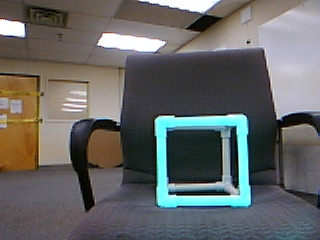
#> input picture TestImages/cube-green3.jpeg, 320 x 240 px
$ python find_spring.py TestImages/cube-green3.jpeg TestImages/cube-green5.jpeg
#> lines starting #> are read from the running program, lines starting #| are printed output that depends on the picture; after the words box and inside, x2 and y2 are one past the last pixel; in counts of white or black regions, pixels touching at a corner belong together
#> further down, image1 is the input picture: shape (240, 320, 3); mean B, G, R 101.1, 102.3, 100.9
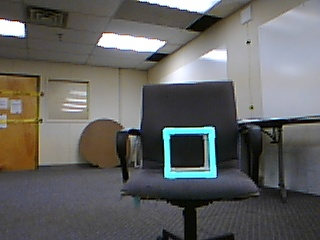
#> input picture TestImages/cube-green5.jpeg, 320 x 240 px
#> further down, image2 is the input picture: shape (240, 320, 3); mean B, G, R 98, 99.5, 99.5
import sys

import cv2
import numpy as np

#Get the reference contour from the image
def ref_contour(image):
    ref_gray = cv2.cvtColor(image, cv2.COLOR_BGR2GRAY)
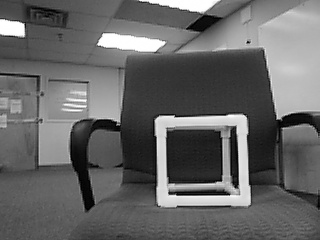
#> ref_gray: shape (240, 320); min 0, max 255, mean 101.7
    #Change threshold if it's not finding correct contour or finding too many
    ret, thresh = cv2.threshold(ref_gray, 127, 255, 0)
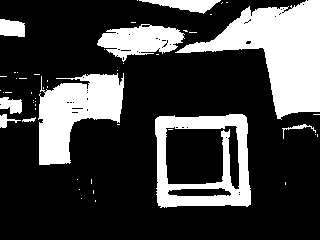
#> thresh: shape (240, 320); 26% white; 52 white regions (42 under 20 px)
    #Find all contours in image (within threshold)
    contours, hierarchy = cv2.findContours(thresh, 1, 2)
#> contours = 99 contours, 84 with area under 20; largest, box (x1, y1, x2, y2) and area: (155, 114, 251, 208) 8116, (175, 0, 320, 120) 7288, (38, 73, 124, 165) 4394, (165, 125, 240, 190) 3786, (97, 24, 185, 62) 1872
    #Get required contour using an area ratio, ensuring only getting the non image
    #boundary contours
    for contour in contours:
        area = cv2.contourArea(contour)
        img_area = image.shape[0] * image.shape[1]
        if(0.05 < area/float(img_area) < 0.8):
            return contour
#> this loop made 23 passes
#> area on passes 7, 18, 19, 21, 23: 453, 3786.5, 44.5, 23.5, 8116.5
#> `ref_contour = ref_contour(image1)`: ref_contour = contour of 72 points, box (x1, y1, x2, y2) (155, 114, 251, 208), area 8116
    #Get all contours
def get_contours(image):
    ref_gray = cv2.cvtColor(image, cv2.COLOR_BGR2GRAY)
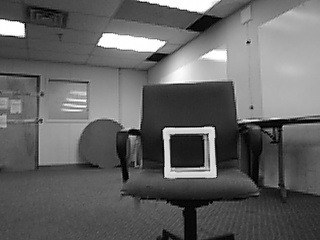
#> ref_gray: shape (240, 320); min 0, max 255, mean 99.3
    ret, thresh = cv2.threshold(ref_gray, 127, 255, 0)
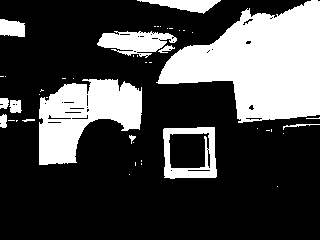
#> thresh: shape (240, 320); 27.9% white; 45 white regions (32 under 20 px)
    contours, hierarchy = cv2.findContours(thresh, 1,2)
#> contours = 87 contours, 62 with area under 20; largest, box (x1, y1, x2, y2) and area: (156, 0, 320, 123) 11735, (39, 79, 142, 165) 5275, (163, 127, 217, 179) 2499, (168, 132, 210, 169) 1297, (97, 31, 177, 58) 1174
    return contours
if __name__ == '__main__' :
    #Reference image
    image1 = cv2.imread(sys.argv[1])
    #Image to look for spring within
    image2 = cv2.imread(sys.argv[2])
    #Get reference contour
    ref_contour = ref_contour(image1)
    #Get the reference contours from the spring image
    input_contours = get_contours(image2)
#> input_contours has the same summary as contours in get_contours
    closest_contour = input_contours[0]
#> closest_contour = [[277, 186]]
    min_dist = sys.maxint
    #Finding the closest contour
    for contour in input_contours:
        #Looking 4 the closest shape
        ret = cv2.matchShapes(ref_contour, contour, 1, 0.0)
        if ret < min_dist:
            min_dist = ret
            closest_contour = contour
#> this loop made 87 passes
#> (ret, min_dist, closest_contour) on pass 4: (0.00586, 0.00586, [[170, 170], [171, 169], [172, 170], [171, 171]])
#> (ret, min_dist) on passes 3, 17: (40.81, 40.81), (0.00513, 0.00513)
#> after the loop, closest_contour = contour of 24 points, box (x1, y1, x2, y2) (163, 127, 217, 179), area 2499; min_dist = 0.00513
    cv2.drawContours(image2, [closest_contour], -1, (0,0,0), 3)
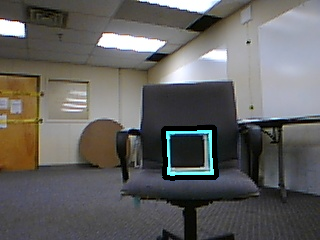
#> image2: shape (240, 320, 3); 1.29% of pixels changed, all inside (x1, y1, x2, y2) = (161, 125, 219, 181)
    cv2.imshow('Output', image2)
    cv2.waitKey()
